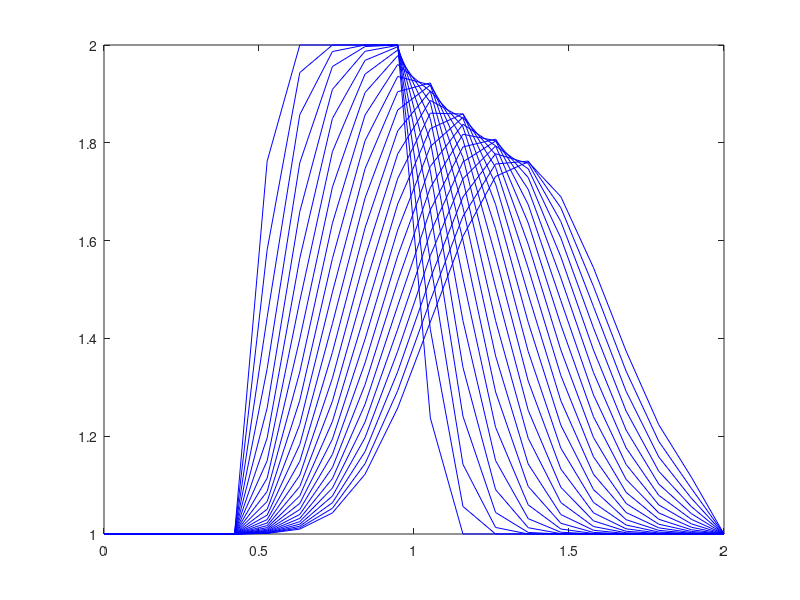

This chart was generated by the following MATLAB code:
%====================ABOUT================================================%
%Numerical solution to transient PDEs
%Author-R Surya Narayan
%MATLAB script to solve the 1-D advection equation
%Method: Upwind, time explicit (second-order accurate)
%==============================problem setup==============================%
time=25*0.025;%total duration of simulation
length_u=2; %length of the domain
c=1;%wave speed, (m/s)
%===================discretization parameters=============================%
mesh_u=20;%spatial mesh 
mesh_t=25;%temporal mesh-number of time steps
%compute dx dt Co
dt = time/mesh_t;%time advance
du = length_u/(mesh_u-1);%spacing along x
Co =(c*dt/du); %courant number
%========================ICs and BCs======================================%
%declare u(x)
u=ones(mesh_u,1);
%compute x-coordinates
x=linspace(0,length_u,mesh_u);
%set the IC
u(6:10)=2;
%have a look once:
%plot(x,u,'-r');
%========================Solution=========================================%
for i=1:mesh_t
    u_n=u;
    for j=2:(mesh_u-1)
        if (c>0)
            u(j)=u_n(j)-Co*(u_n(j)-u_n(j-1));
        else
            u(j)=u_n(j)-Co*(u_n(j+1)-u_n(j));
        end
    end
    plot(x,u,'-b');
    hold on;
end
hold off;
